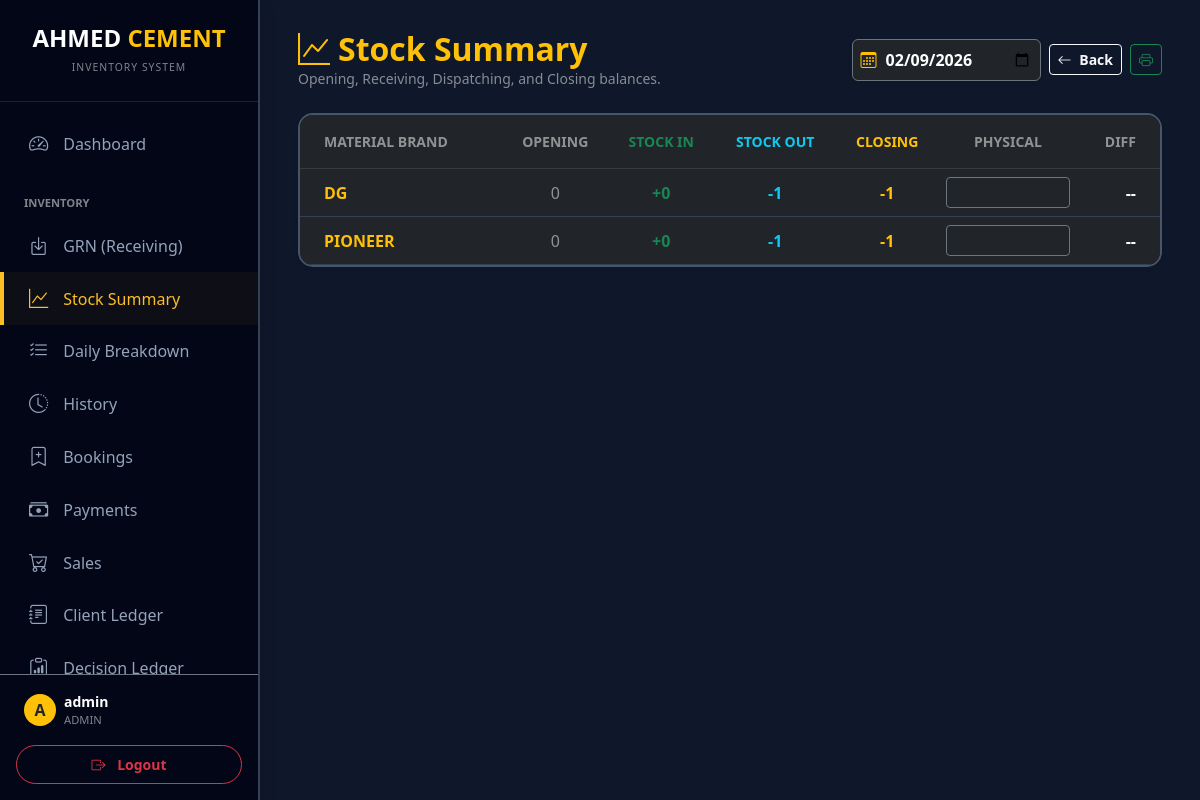
Screenshot of /stock_summary (signed in) with the database file from the repository.
### models.py (models this page shows)
class User(UserMixin, db.Model):
    id = db.Column(db.Integer, primary_key=True)
    username = db.Column(db.String(80), unique=True, nullable=False)
    password_hash = db.Column(db.String(200))
    role = db.Column(db.String(20), default='user')  # 'admin' or 'user'
    can_view_stock = db.Column(db.Boolean, default=True)
    can_view_daily = db.Column(db.Boolean, default=True)
    can_view_history = db.Column(db.Boolean, default=True)
    can_import_export = db.Column(db.Boolean, default=False)
    can_manage_directory = db.Column(db.Boolean, default=False)
    restrict_backdated_edit = db.Column(db.Boolean, default=False)

class Entry(db.Model):
    id = db.Column(db.Integer, primary_key=True)
    date = db.Column(db.String(20))
    time = db.Column(db.String(20))
    type = db.Column(db.String(10))  # 'IN' or 'OUT'
    material = db.Column(db.String(100))
    client = db.Column(db.String(100))
    client_code = db.Column(db.String(50))
    client_category = db.Column(db.String(50))
    qty = db.Column(db.Float, default=0)
    bill_no = db.Column(db.String(50))
    auto_bill_no = db.Column(db.String(50))
    nimbus_no = db.Column(db.String(50))
    invoice_id = db.Column(db.Integer, db.ForeignKey('invoice.id'), nullable=True)
    created_by = db.Column(db.String(80))
    created_at = db.Column(db.DateTime, default=datetime.now)
    is_void = db.Column(db.Boolean, default=False)

### blueprints/inventory.py (the view)
@inventory_bp.route('/stock_summary')
@login_required
def stock_summary():
    sel_date = request.args.get('date', date.today().strftime('%Y-%m-%d'))
    prev_stats = db.session.query(
        Entry.material,
        func.sum(case((Entry.type == 'IN', Entry.qty), else_=-Entry.qty)).label('prev_net')
    ).filter(Entry.date < sel_date, Entry.is_void == False).group_by(Entry.material).all()
    prev_map = {row.material: float(row.prev_net or 0) for row in prev_stats}
    day_stats = db.session.query(
        Entry.material,
        func.sum(case((Entry.type == 'IN', Entry.qty), else_=0)).label('day_in'),
        func.sum(case((Entry.type == 'OUT', Entry.qty), else_=0)).label('day_out')
    ).filter(Entry.date == sel_date, Entry.is_void == False).group_by(Entry.material).all()
    day_map = {row.material: {'in': float(row.day_in or 0), 'out': float(row.day_out or 0)} for row in day_stats}
    all_materials = set(prev_map.keys()) | set(day_map.keys())
    for mat in Material.query.with_entities(Material.name).all():
        all_materials.add(mat.name)
    stats = []
    for mat_name in sorted(all_materials):
        prev_net = prev_map.get(mat_name, 0)
        day_in = day_map.get(mat_name, {}).get('in', 0)
        day_out = day_map.get(mat_name, {}).get('out', 0)
        effective_opening = prev_net + day_in
        stats.append({
            'name': mat_name,
            'opening': int(effective_opening),
            'in': int(day_in),
            'out': int(day_out),
            'closing': int(effective_opening - day_out)
        })
    return render_template('stock_summary.html', stats=stats, sel_date=sel_date)

### main.py (called while the page is built)
@login_manager.user_loader
def load_user(user_id):
    return db.session.get(User, int(user_id))

### templates/stock_summary.html (shortened to what this page needs)
{% extends "layout.html" %}
{% block content %}
<div class="d-flex flex-column flex-md-row justify-content-between align-items-md-center mb-4 gap-3">
    <div>
        <h2 class="fw-bold text-warning mb-0"><i class="bi bi-graph-up me-2"></i>Stock Summary</h2>
        <p class="text-white-50 small mb-0">Opening, Receiving, Dispatching, and Closing balances.</p>
    </div>
    <div class="d-flex gap-2 align-items-center">
        <div class="bg-dark border border-secondary rounded p-2 d-flex align-items-center shadow-sm">
            <i class="bi bi-calendar3 me-2 text-warning"></i>
            <input type="date" value="{{ sel_date }}" class="border-0 fw-bold text-white bg-transparent" style="outline: none; min-width: 130px;" onchange="location.href='?date='+this.value">
        </div>
        <a href="/" class="btn btn-outline-light btn-sm fw-bold"><i class="bi bi-arrow-left me-1"></i> Back</a>
        <button class="btn btn-outline-success btn-sm fw-bold" onclick="window.print()">
            <i class="bi bi-printer"></i>
        </button>
    </div>
</div>
<div class="card border-0 shadow-sm mb-4" style="background: #1e293b; border: 2px solid #475569 !important; border-radius: 15px; overflow: hidden;">
    <div class="table-responsive">
        <table class="table table-dark table-hover align-middle mb-0 text-center">
            <thead style="background: #0f172a;">
                <tr class="small text-uppercase">
                    <th class="ps-4 text-white-50 text-start py-3">Material Brand</th>
                    <th class="text-white-50 py-3">Opening</th>
                    <th class="text-success py-3">Stock In</th>
                    <th class="text-info py-3">Stock Out</th>
                    <th class="text-warning py-3">Closing</th>
                    <th class="text-white-50 py-3" style="width: 140px;">Physical</th>
                    <th class="text-end pe-4 text-white-50 py-3">Diff</th>
                </tr>
            </thead>
            <tbody style="background: #1e293b;">
                {% for s in stats %}
                <tr style="border-bottom: 1px solid #334155;">
                    <td class="text-start ps-4 fw-bold text-warning">{{ s.name }}</td>
                    <td class="text-white-50">{{ s.opening|int }}</td>
                    <td class="text-success fw-bold">+{{ s.in|int }}</td>
                    <td class="text-info fw-bold">-{{ s.out|int }}</td>
                    <td class="fw-bold text-warning">{{ s.closing|int }}</td>
                    <td>
                        <input type="number" class="form-control form-control-sm bg-dark text-white border-secondary text-center fw-bold"
                               placeholder="0" oninput="updateDiff(this, {{ s.closing }}, 'diff-{{ loop.index }}')">
                    </td>
                    <td class="text-end pe-4 fw-bold" id="diff-{{ loop.index }}">--</td>
                </tr>
                {% endfor %}
            </tbody>
        </table>
    </div>
</div>
{% endblock %}

### templates/layout.html (shortened to what this page needs)
<!DOCTYPE html>
<html lang="en">
<head>
    <link href="https://cdn.jsdelivr.net/npm/bootstrap@5.3.0/dist/css/bootstrap.min.css" rel="stylesheet">
    <link rel="stylesheet" href="https://cdn.jsdelivr.net/npm/bootstrap-icons@1.10.0/font/bootstrap-icons.css">
    <link rel="stylesheet" href="https://cdn.jsdelivr.net/npm/flatpickr/dist/flatpickr.min.css">
    <link rel="stylesheet" href="https://cdn.jsdelivr.net/npm/flatpickr/dist/themes/dark.css">
</head>
<body>
{% if current_user.is_authenticated %}
    <div class="sidebar shadow" id="sidebar">
        <div class="p-4 text-center border-bottom border-secondary border-opacity-25">
            <h4 class="fw-bold text-white mb-0">AHMED <span class="text-warning">CEMENT</span></h4>
            <small class="text-white-50 text-uppercase" style="font-size: 0.65rem; letter-spacing: 1px;">Inventory System</small>
        </div>
        <div class="sidebar-nav-container">
            <nav class="py-3">
                <a href="/" class="nav-link {{ 'active' if request.path == '/' }}" onclick="closeSidebar()">
                    <i class="bi bi-speedometer2"></i> Dashboard
                </a>
                <div class="text-white-50 small fw-bold px-4 mt-4 mb-2 text-uppercase" style="font-size: 0.7rem;">Inventory</div>
                {% if current_user.can_view_stock or current_user.role == 'admin' %}
                <a href="/grn" class="nav-link {{ 'active' if request.path == '/grn' }}" onclick="closeSidebar()">
                    <i class="bi bi-box-arrow-in-down"></i> GRN (Receiving)
                </a>
                <a href="/stock_summary" class="nav-link {{ 'active' if request.path == '/stock_summary' }}" onclick="closeSidebar()">
                    <i class="bi bi-graph-up"></i> Stock Summary
                </a>
                {% endif %}
                {% if current_user.can_view_daily or current_user.role == 'admin' %}
                <a href="/daily_transactions" class="nav-link {{ 'active' if request.path == '/daily_transactions' }}" onclick="closeSidebar()">
                    <i class="bi bi-list-check"></i> Daily Breakdown
                </a>
                {% endif %}
                {% if current_user.can_view_history or current_user.role == 'admin' %}
                <a href="/tracking" class="nav-link {{ 'active' if request.path == '/tracking' }}" onclick="closeSidebar()">
                    <i class="bi bi-clock-history"></i> History
                </a>
                <a href="/bookings" class="nav-link {{ 'active' if request.path == '/bookings' }}" onclick="closeSidebar()">
                    <i class="bi bi-bookmark-plus"></i> Bookings
                </a>
                <a href="/payments" class="nav-link {{ 'active' if request.path == '/payments' }}" onclick="closeSidebar()">
                    <i class="bi bi-cash-stack"></i> Payments
                </a>
                <a href="/direct_sales" class="nav-link {{ 'active' if request.path == '/direct_sales' }}" onclick="closeSidebar()">
                    <i class="bi bi-cart-check"></i> Sales
                </a>
                <a href="/clients" class="nav-link {{ 'active' if request.path.startswith('/ledger') or request.path == '/clients' }}" onclick="closeSidebar()">
                    <i class="bi bi-journal-text"></i> Client Ledger
                </a>
                <a href="/decision_ledger" class="nav-link {{ 'active' if request.path == '/decision_ledger' }}" onclick="closeSidebar()">
                    <i class="bi bi-clipboard-data"></i> Decision Ledger
                </a>
                {% endif %}
            </nav>
        </div>
        <div class="p-3 border-top border-secondary">
            <div class="d-flex align-items-center mb-3 px-2">
                <div class="bg-warning rounded-circle me-2 d-flex align-items-center justify-content-center text-dark fw-bold" style="width: 32px; height: 32px; flex-shrink: 0;">
                    {{ current_user.username[0]|upper }}
                </div>
                <div class="overflow-hidden">
                    <div class="text-white fw-bold small text-truncate">{{ current_user.username }}</div>
                    <div class="text-white-50 x-small" style="font-size: 0.7rem;">{{ current_user.role|upper }}</div>
                </div>
            </div>
            <a href="/logout" class="btn btn-outline-danger w-100 btn-sm fw-bold py-2 rounded-pill">
                <i class="bi bi-box-arrow-right me-2"></i> Logout
            </a>
        </div>
    </div>
{% endif %}
<div class="main-content {{ 'ms-0' if not current_user.is_authenticated }}">
    <div class="container-fluid px-0 px-sm-2">
        {% block content %}{% endblock %}
    </div>
</div>
</body>
</html>

### templates/layout.html (style rules this page uses)
:root { --sidebar-width: 260px; --bg-dark: #0f172a; --card-bg: #1e293b; --accent: #fbbf24; --sidebar-bg: #020617; }
body { background-color: var(--bg-dark); color: #f8fafc; font-family: 'Segoe UI', Roboto, Helvetica, Arial, sans-serif; overflow-x: hidden; margin: 0; }
.sidebar { width: var(--sidebar-width); height: 100vh; position: fixed; background: var(--sidebar-bg); border-right: 2px solid #334155; transition: all 0.3s; z-index: 1050; left: 0; top: 0; display: flex; flex-direction: column; }
.sidebar-nav-container { flex-grow: 1; overflow-y: auto; scrollbar-width: thin; scrollbar-color: #334155 transparent; }
.main-content { margin-left: var(--sidebar-width); padding: 30px; min-height: 100vh; transition: all 0.3s; }
.nav-link { color: #94a3b8; padding: 12px 25px; display: flex; align-items: center; font-weight: 500; border-left: 4px solid transparent; transition: 0.2s; text-decoration: none; }
.nav-link:hover, .nav-link.active { color: var(--accent); background: rgba(251, 191, 36, 0.05); border-left: 4px solid var(--accent); }
.nav-link i { font-size: 1.2rem; margin-right: 15px; }

### rows the page displays
User: username "A", username "admin", role "ADMIN"
Entry: name "PIONEER", opening "0", in "0", out "1", closing "-1"

### other values shown
{{ s.name }} "DG"
{{ s.opening|int }} "0"
{{ s.in|int }} "0"
{{ s.out|int }} "1"
{{ s.closing|int }} "-1"
